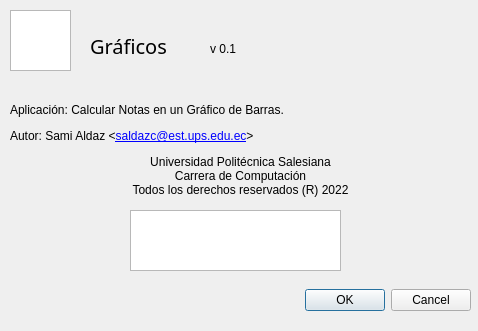
<?xml version="1.0" encoding="UTF-8"?>
<ui version="4.0">
 <class>Acerca</class>
 <widget class="QDialog" name="Acerca">
  <property name="geometry">
   <rect>
    <x>0</x>
    <y>0</y>
    <width>478</width>
    <height>331</height>
   </rect>
  </property>
  <property name="windowTitle">
   <string>Dialog</string>
  </property>
  <widget class="QDialogButtonBox" name="buttonBox">
   <property name="geometry">
    <rect>
     <x>0</x>
     <y>270</y>
     <width>471</width>
     <height>61</height>
    </rect>
   </property>
   <property name="styleSheet">
    <string notr="true">font: 700 italic 12pt &quot;Avengeance Heroic Avenger&quot;;</string>
   </property>
   <property name="orientation">
    <enum>Qt::Horizontal</enum>
   </property>
   <property name="standardButtons">
    <set>QDialogButtonBox::Cancel|QDialogButtonBox::Ok</set>
   </property>
  </widget>
  <widget class="QGraphicsView" name="graphicsView">
   <property name="geometry">
    <rect>
     <x>10</x>
     <y>10</y>
     <width>61</width>
     <height>61</height>
    </rect>
   </property>
   <property name="styleSheet">
    <string notr="true">border-image: url(:/img/Grafica.png);</string>
   </property>
  </widget>
  <widget class="QLabel" name="label">
   <property name="geometry">
    <rect>
     <x>90</x>
     <y>20</y>
     <width>131</width>
     <height>51</height>
    </rect>
   </property>
   <property name="font">
    <font>
     <family>Amarillo</family>
     <pointsize>15</pointsize>
     <italic>false</italic>
     <bold>false</bold>
    </font>
   </property>
   <property name="styleSheet">
    <string notr="true">font: 15pt &quot;Amarillo&quot;;</string>
   </property>
   <property name="text">
    <string>Gráficos</string>
   </property>
  </widget>
  <widget class="QLabel" name="label_4">
   <property name="geometry">
    <rect>
     <x>10</x>
     <y>80</y>
     <width>461</width>
     <height>141</height>
    </rect>
   </property>
   <property name="styleSheet">
    <string notr="true">font: 700 13pt &quot;Letters for Learners&quot;;</string>
   </property>
   <property name="text">
    <string>&lt;html&gt;&lt;head/&gt;&lt;body&gt;&lt;p&gt;Aplicación:&lt;span style=&quot; font-weight:400;&quot;&gt; Calcular Notas en un Gráfico de Barras.&lt;/span&gt;&lt;/p&gt;&lt;p&gt;Autor:&lt;span style=&quot; font-weight:400;&quot;&gt; Sami Aldaz &amp;lt;&lt;/span&gt;&lt;a href=&quot;https://outlook.office.com/mail/&quot;&gt;&lt;span style=&quot; font-weight:400; text-decoration: underline; color:#0000ff;&quot;&gt;saldazc@est.ups.edu.ec&lt;/span&gt;&lt;/a&gt;&lt;span style=&quot; font-weight:400;&quot;&gt;&amp;gt;&lt;/span&gt;&lt;/p&gt;&lt;p align=&quot;center&quot;&gt;Universidad Politécnica Salesiana&lt;span style=&quot; font-weight:400;&quot;&gt;&lt;br/&gt;Carrera de Computación&lt;br/&gt;Todos los derechos reservados (R) 2022&lt;/span&gt;&lt;/p&gt;&lt;/body&gt;&lt;/html&gt;</string>
   </property>
   <property name="textFormat">
    <enum>Qt::RichText</enum>
   </property>
  </widget>
  <widget class="QLabel" name="outVersion">
   <property name="geometry">
    <rect>
     <x>210</x>
     <y>40</y>
     <width>67</width>
     <height>17</height>
    </rect>
   </property>
   <property name="text">
    <string>v 0.1</string>
   </property>
  </widget>
  <widget class="QGraphicsView" name="graphicsView_2">
   <property name="geometry">
    <rect>
     <x>130</x>
     <y>210</y>
     <width>211</width>
     <height>61</height>
    </rect>
   </property>
   <property name="styleSheet">
    <string notr="true">border-image: url(:/img/Universidad.png);</string>
   </property>
  </widget>
 </widget>
 <resources/>
 <connections>
  <connection>
   <sender>buttonBox</sender>
   <signal>accepted()</signal>
   <receiver>Acerca</receiver>
   <slot>accept()</slot>
   <hints>
    <hint type="sourcelabel">
     <x>248</x>
     <y>254</y>
    </hint>
    <hint type="destinationlabel">
     <x>157</x>
     <y>274</y>
    </hint>
   </hints>
  </connection>
  <connection>
   <sender>buttonBox</sender>
   <signal>rejected()</signal>
   <receiver>Acerca</receiver>
   <slot>reject()</slot>
   <hints>
    <hint type="sourcelabel">
     <x>316</x>
     <y>260</y>
    </hint>
    <hint type="destinationlabel">
     <x>286</x>
     <y>274</y>
    </hint>
   </hints>
  </connection>
 </connections>
</ui>
